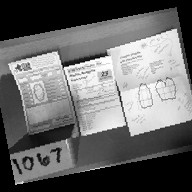
#> input picture TSDImageMerge/1067/Image_2021-12-06_11-09-34-453rotate10.92.jpg, 192 x 192 px; its folder holds only this picture in this run
$ python AlterData.py   (older library calls are emulated)
#> lines starting #> are read from the running program, lines starting #| are printed output that depends on the picture
# [11 lines of commented-out code are left out]


from typing import MappingView
from PIL import Image
import os, sys
import random
from datetime import datetime

path = "TSDImageMerge/"
dirs = os.listdir( path )
final_size = 180

def resize_aspect_fit():
    for sdir in dirs:
         if sdir == '.DS_Store':
             continue
         print("Dir Path: "+path+sdir+"\n")
         if os.path.isdir(path+sdir):
                 for item in os.listdir(path+sdir):
                    if item == '.DS_Store':
                        continue
                    #else:
                    #    print("Item found!\n")
                    #print(item)
                    filePath = path+sdir+"/"+item
                    if os.path.isfile(filePath):
                        print("Image Path: "+filePath+"\n")
                        im = Image.open(filePath)
#> im is the input picture: PIL image 192x192 L; min 0, max 255, mean 106.2
                        f, e = os.path.splitext(filePath)
                        size = im.size
#> size = (192, 192)
                        ratio = float(final_size) / max(size)
#> ratio = 0.938
                        new_image_size = tuple([int(x*ratio) for x in size])
#> new_image_size = (180, 180)
                        im = im.resize(new_image_size, Image.ANTIALIAS)
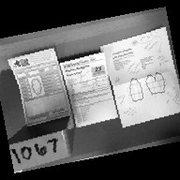
#> im: PIL image 180x180 L; min 0, max 255, mean 106.3
                        new_im = Image.new("RGB", (final_size, final_size))
#> new_im: PIL image 180x180 RGB; every value is 0
                        new_im.paste(im, ((final_size-new_image_size[0])//2, (final_size-new_image_size[1])//2))
                        new_im = new_im.convert("L")
                        new_im.save(f + 'resized.jpg', 'JPEG', quality=90)
                        #""""
                        for i in range(0,50):
                            random.seed(datetime.now())
                            randAngle = random.random()*15
                            rotateImage = None
                            if (i % 2 == 0):
                                rotateImage = new_im.rotate(randAngle,resample=Image.BICUBIC)
                                rotateImage.save(f + "rotate"+("{:.2f}".format(randAngle))+".jpg", 'JPEG', quality=90)
                            else:
                                rotateImage = new_im.rotate(-randAngle,  resample=Image.BICUBIC)
                                rotateImage.save(f + "rotate"+("{:.2f}".format(-randAngle))+".jpg", 'JPEG', quality=90)
                        #"""

                        os.remove(filePath)
                    else:
                        print("Error path: " + filePath)


#> (the run stopped early here; a loop or call above may not have finished)

$ run again, on TSDImageMerge/1102/Image_2021-12-01_14-08-18-384rotate59.22.jpg
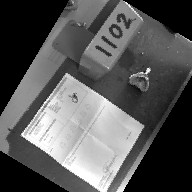
#> input picture TSDImageMerge/1102/Image_2021-12-01_14-08-18-384rotate59.22.jpg, 192 x 192 px
#> in resize_aspect_fit, im is the input picture: PIL image 192x192 L; min 0, max 255, mean 87.9
#> in resize_aspect_fit, `im = im.resize(new_image_size, Image.ANTIALIAS)`:
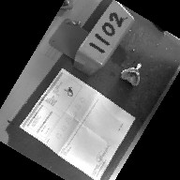
#> im: PIL image 180x180 L; min 0, max 255, mean 88
